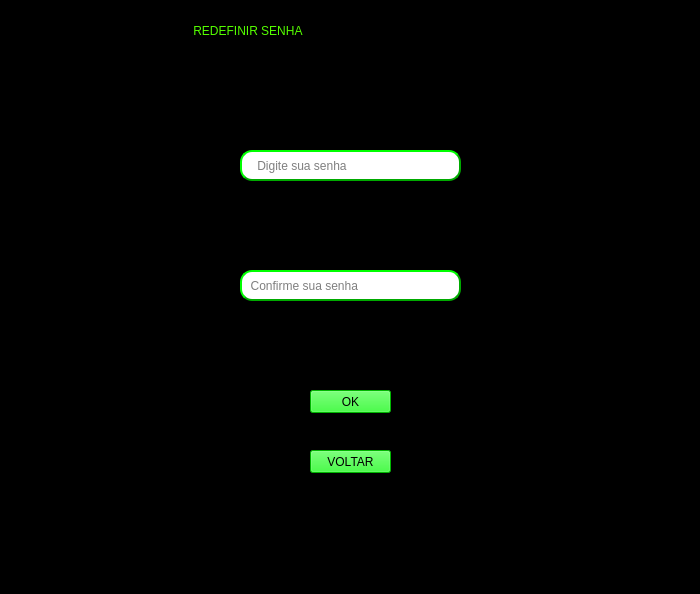
<?xml version="1.0" encoding="UTF-8"?>
<ui version="4.0">
 <class>MainWindow</class>
 <widget class="QMainWindow" name="MainWindow">
  <property name="geometry">
   <rect>
    <x>0</x>
    <y>0</y>
    <width>700</width>
    <height>594</height>
   </rect>
  </property>
  <property name="maximumSize">
   <size>
    <width>741</width>
    <height>600</height>
   </size>
  </property>
  <property name="windowTitle">
   <string>MainWindow</string>
  </property>
  <property name="styleSheet">
   <string notr="true">background-color: rgb(0, 0, 0);</string>
  </property>
  <widget class="QWidget" name="centralwidget">
   <widget class="QLabel" name="label">
    <property name="geometry">
     <rect>
      <x>170</x>
      <y>10</y>
      <width>341</width>
      <height>41</height>
     </rect>
    </property>
    <property name="styleSheet">
     <string notr="true">color:rgb(85, 255, 0);
font: 14pt &quot;AkzeleratCondensed&quot;;
font: 22pt &quot;ELEGANCE&quot;;
</string>
    </property>
    <property name="text">
     <string>       REDEFINIR SENHA</string>
    </property>
   </widget>
   <widget class="QLineEdit" name="lineEdit_3">
    <property name="geometry">
     <rect>
      <x>240</x>
      <y>150</y>
      <width>221</width>
      <height>31</height>
     </rect>
    </property>
    <property name="styleSheet">
     <string notr="true">border-width: 2px;
font: 16pt &quot;MS Shell Dlg 2&quot;;
background-color: rgb(255, 255, 255);
border-radius: 12px;
border-style: outset;
border-color: rgb(0, 170, 0);
</string>
    </property>
    <property name="echoMode">
     <enum>QLineEdit::Password</enum>
    </property>
    <property name="placeholderText">
     <string>    Digite sua senha</string>
    </property>
   </widget>
   <widget class="QLineEdit" name="lineEdit_4">
    <property name="geometry">
     <rect>
      <x>240</x>
      <y>270</y>
      <width>221</width>
      <height>31</height>
     </rect>
    </property>
    <property name="styleSheet">
     <string notr="true">border-width: 2px;
font: 16pt &quot;MS Shell Dlg 2&quot;;
background-color: rgb(255, 255, 255);
border-radius: 12px;
border-style: outset;
border-color: rgb(0, 170, 0);
</string>
    </property>
    <property name="text">
     <string/>
    </property>
    <property name="echoMode">
     <enum>QLineEdit::Password</enum>
    </property>
    <property name="placeholderText">
     <string>  Confirme sua senha</string>
    </property>
   </widget>
   <widget class="QPushButton" name="pushButton">
    <property name="geometry">
     <rect>
      <x>310</x>
      <y>390</y>
      <width>81</width>
      <height>23</height>
     </rect>
    </property>
    <property name="styleSheet">
     <string notr="true">background-color: rgb(0, 255, 0);
font: 75 8pt &quot;a_FuturaOrto&quot;;</string>
    </property>
    <property name="text">
     <string>OK</string>
    </property>
   </widget>
   <widget class="QPushButton" name="pushButton_2">
    <property name="geometry">
     <rect>
      <x>310</x>
      <y>450</y>
      <width>81</width>
      <height>23</height>
     </rect>
    </property>
    <property name="styleSheet">
     <string notr="true">background-color: rgb(0, 255, 0);
font: 75 8pt &quot;a_FuturaOrto&quot;;</string>
    </property>
    <property name="text">
     <string>VOLTAR</string>
    </property>
   </widget>
  </widget>
  <widget class="QMenuBar" name="menubar">
   <property name="geometry">
    <rect>
     <x>0</x>
     <y>0</y>
     <width>700</width>
     <height>21</height>
    </rect>
   </property>
  </widget>
  <widget class="QStatusBar" name="statusbar"/>
 </widget>
 <resources/>
 <connections/>
</ui>
